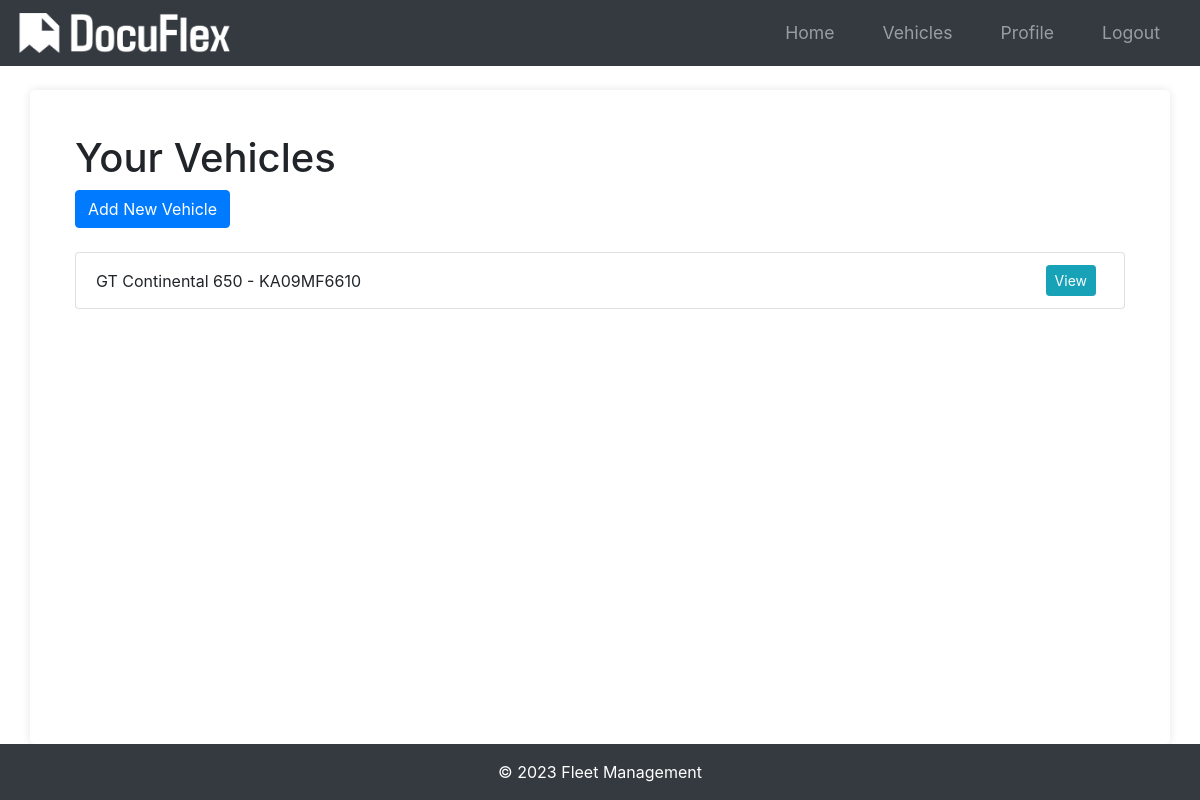
The app's page /vehicles (signed in), older data.
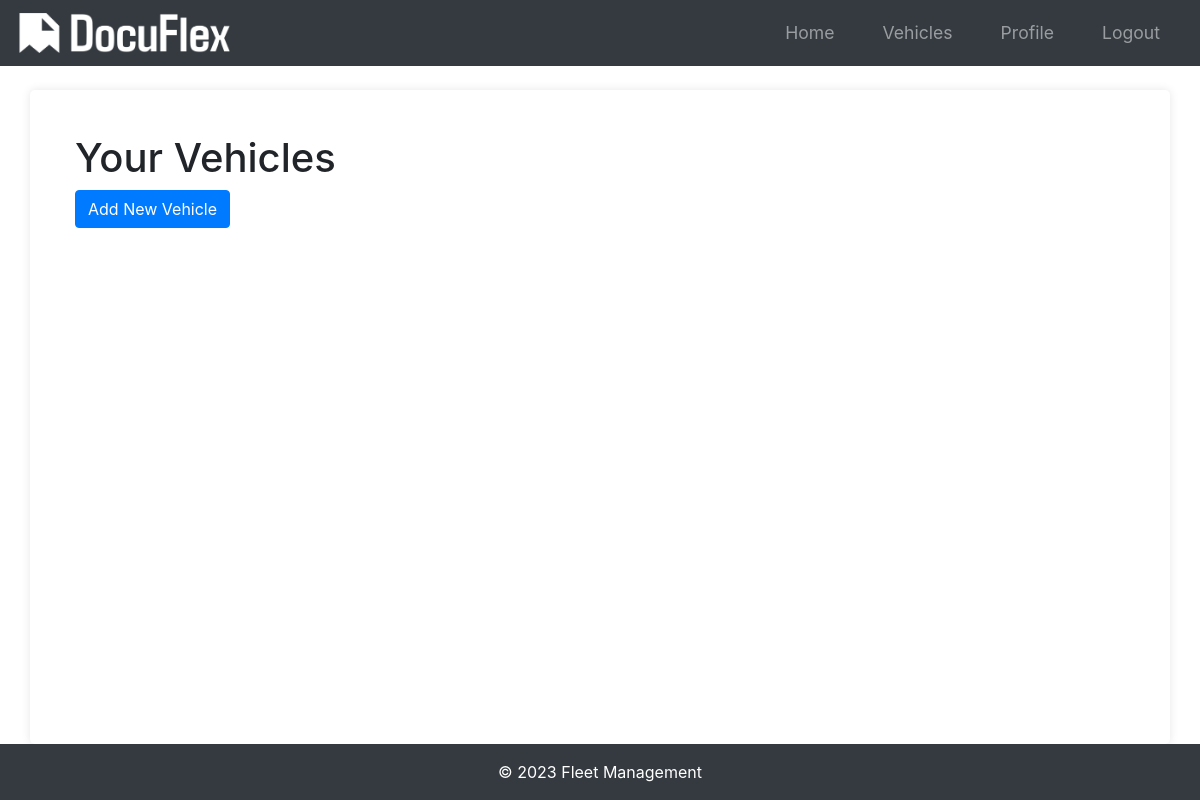
The same page, newer data.
### app/models.py (models this page shows)
class Vehicle(db.Model):
    id = db.Column(db.Integer, primary_key=True)
    name = db.Column(db.String(100), nullable=False)
    vehicle_number = db.Column(db.String(100), unique=True, nullable=False)
    user_id = db.Column(db.Integer, db.ForeignKey("user.id"), nullable=False)
    documents = db.relationship(
        "Document", backref="vehicle", lazy=True, cascade="all, delete-orphan"
    )

### app/routes.py (the view)
@main.route("/vehicles")
@login_required
def list_vehicles():
    vehicles = Vehicle.query.filter_by(owner=current_user).all()
    return render_template("list_vehicles.html", vehicles=vehicles)

### app/__init__.py (called while the page is built)
def create_app(config_class=Config):
    app = Flask(__name__)
    app.config.from_object(config_class)
    db.init_app(app)
    bcrypt.init_app(app)
    login_manager.init_app(app)
    mail.init_app(app)
    migrate.init_app(app, db)
    login_manager.login_view = "main.login"
    login_manager.login_message_category = "info"
    from app.models import User
    @login_manager.user_loader
    def load_user(user_id):
        return User.query.get(int(user_id))
    from app.routes import main as main_blueprint
    app.register_blueprint(main_blueprint)
    scheduler = BackgroundScheduler()
    scheduler.add_job(check_document_expirations, "interval", hours=24)
    scheduler.start()
    return app

### app/templates/list_vehicles.html (shortened to what this page needs)
{% extends "layout.html" %}
{% block main %}
<div class="container">
    <h1 class="mt-4">Your Vehicles</h1>
    <a href="{{ url_for('main.new_vehicle') }}" class="btn btn-primary mb-4">Add New Vehicle</a>
    <ul class="list-group">
        {% for vehicle in vehicles %}
        <li class="list-group-item d-flex justify-content-between align-items-center">
            <span>{{ vehicle.name }} - {{ vehicle.vehicle_number }}</span>
            <span>
                <a href="{{ url_for('main.view_vehicle', vehicle_id=vehicle.id) }}" class="btn btn-info btn-sm mr-2">View</a>
            </span>
        </li>
        {% endfor %}
    </ul>
</div>
{% endblock %}

Row changes from the older to the newer data that the page shows:
removed Vehicle: name "GT Continental 650", vehicle_number "KA09MF6610"
